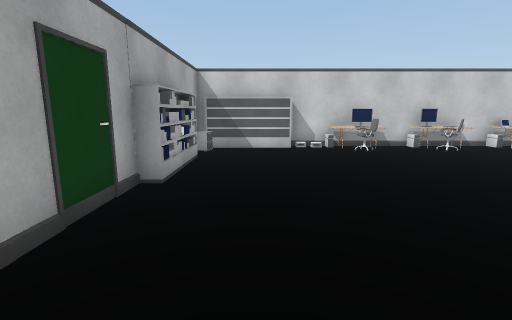
View 1 (above)

15 first-person views from a walk through a 3-D level made in the Unity game engine. The camera is 1.4 m above the floor, tilts 10° down and sees 85° across. The floor is counted in squares, 1 m on a side. Each view is taken from the middle of a square. On the plan, view 1 faces up. The plan holds only what a view shows up to about 14 squares ahead; the rest is blank. Surface patterns are stand-ins for the level's own textures.

View 2
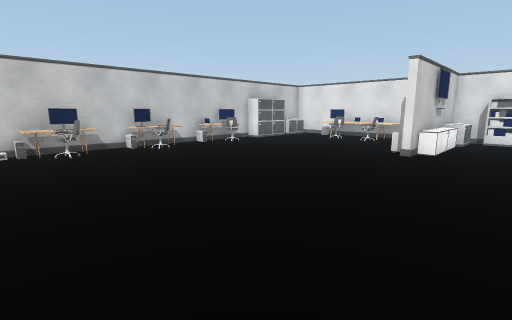

View 3
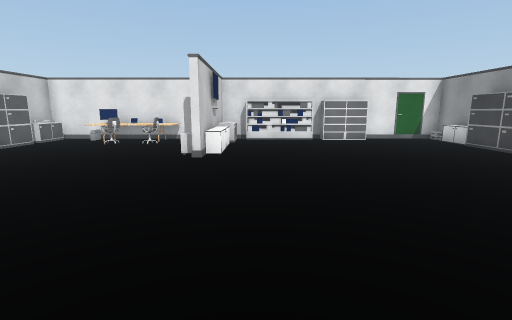

View 4
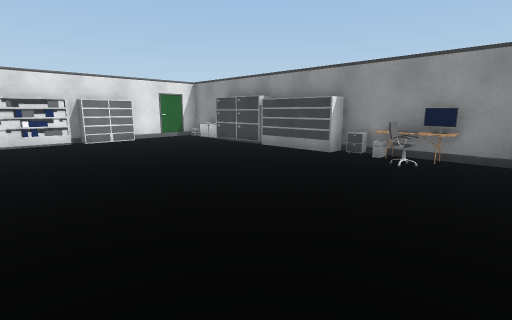

View 5
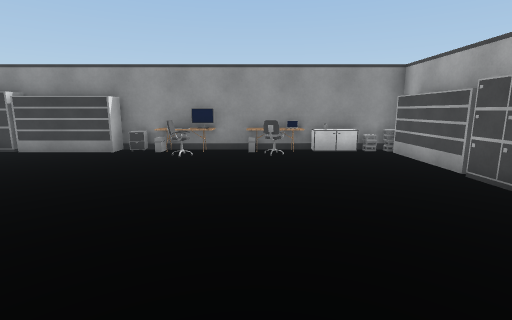

View 6
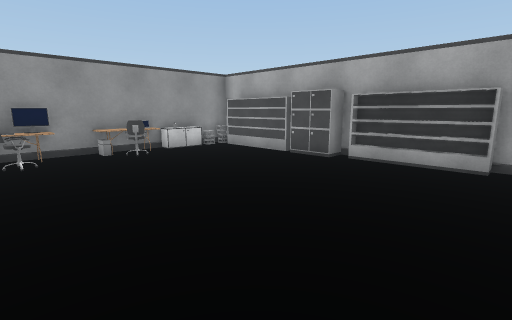

View 7
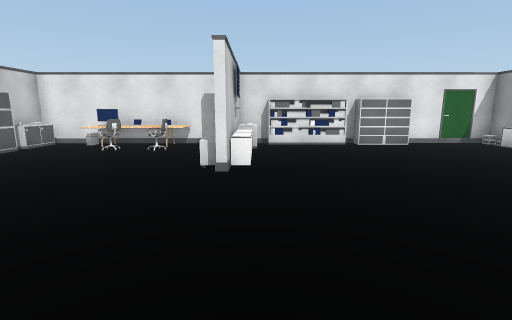

View 8
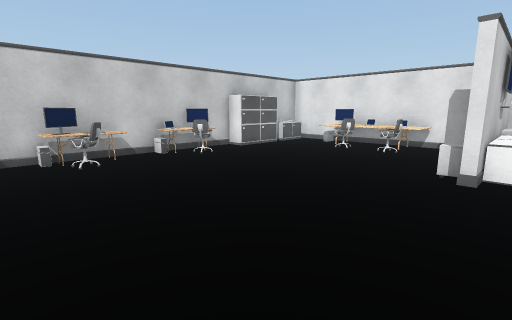

View 9
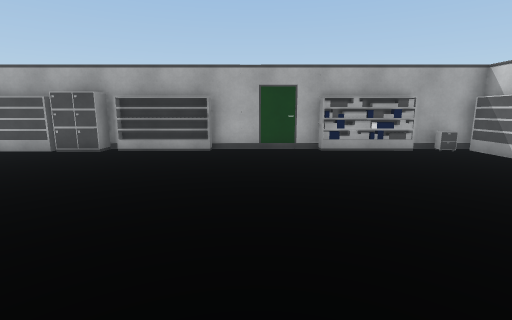

View 10
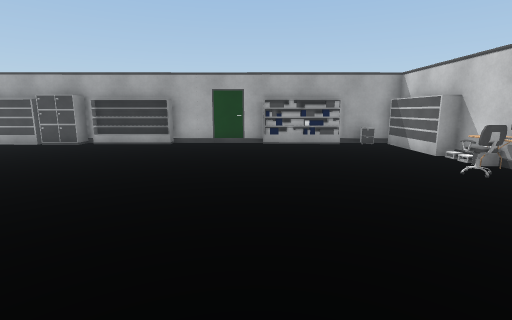

View 11
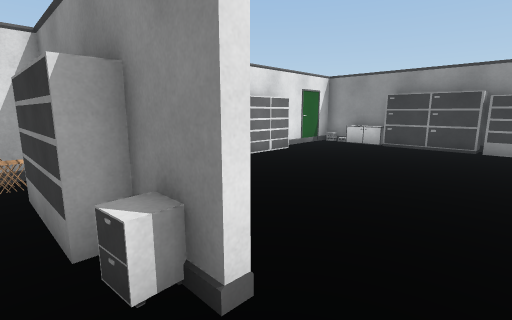

View 12
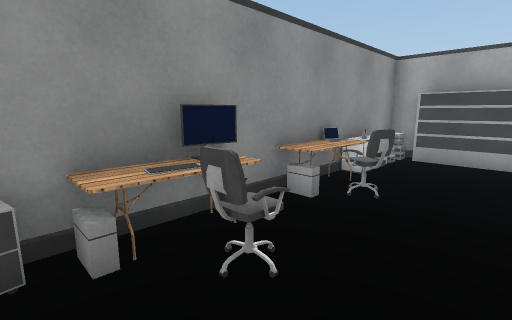

View 13
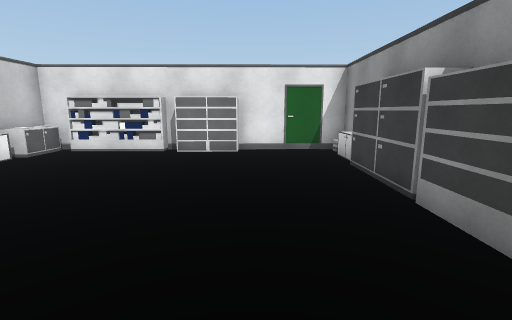

View 14
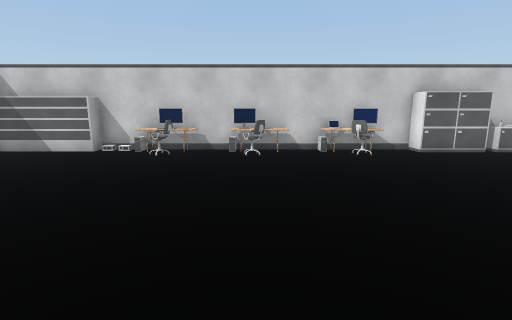

View 15
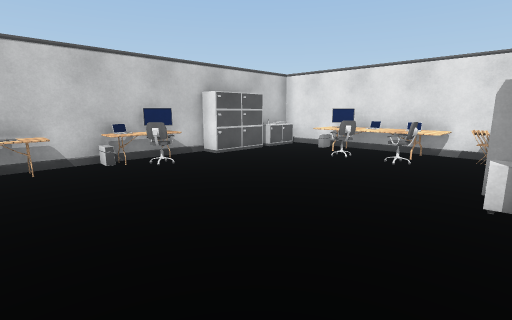

### Floor plan
Points are (right, up) in squares from view 1. A wall is a line through its corners. A room is listed if a view was taken in it or the views show most of it. See-through windows are left out.
Room 1 (views 1, 2, 3, 4, 5, 6, 7, 8, 9, 10, 11, 12, 13, 14, 15)
walls: (12.4, 2.9) (13, 2.9); (13.5, 2.7) (12.4, 2.7); (7.4, -8.2) (8, -8.2); (3.4, -8.2) (4.6, -8.2); (-2.3, 5.3) (-2.3, 1.5); (17.3, 2.7) (15.4, 2.7); (17.2, 3.4) (17.2, 5.5); (9.5, 11.2) (1.4, 11.2); (17.2, -2.4) (17.2, -1.8); (12.5, 11.2) (11.4, 11.2); (17.2, 7.4) (17.2, 11.2); (15.4, -8.2) (17.2, -8.2) (17.2, -4.5); (-1.5, -8.2) (-0.4, -8.2); (-2.3, 11.3) (-2.3, 8.7)
objects: shelf (-2, -7) to (-2, -5); cabinet (-2, -4) to (-2, -3); shelf (-2, -2) to (-2, 1); shelf (-2, 6) to (-2, 8); cabinet (-2, 10); shelf (-1, 11) to (1, 11); cabinet (0, -8); other object (1, -8); laptop (2, -8); chair (2, -7) to (3, -7); table (3, -8); table (3, 10); chair (4, 9); other object (4, 10); monitor (5, -8); chair (5, -7) to (6, -7); keyboard (6, -8); cabinet (7, -8); chair (7, 10); table (8, 10); shelf (9, -8) to (10, -8); chair (10, 10) to (11, 10); laptop (10, 11); monitor (11, 11); cabinet (12, -8) to (14, -8); cabinet (12, 2) to (14, 2); cabinet (12, 3); cabinet (13, 11) to (14, 11); monitor (14, 3); cabinet (15, -8); cabinet (15, 2) to (16, 2); shelf (15, 3); chair (15, 5) to (15, 6); chair (15, 7); chair (16, 4); table (16, 5) to (17, 6); other object (16, 6); other object (16, 7) to (17, 7); monitor (16, 8); table (16, 9); cabinet (16, 10); shelf (17, -4) to (17, -3); shelf (17, -1) to (17, 1); other object (17, 2); other object (17, 4)

Positions as (right, up) in squares from view 1, and headings:
1: (0, 0), facing up
2: (2, 0), facing up-right
3: (3, 1), facing right
4: (3, 1), facing down-right
5: (3, 2), facing down
6: (6, 2), facing down-left
7: (5, 2), facing right
8: (5, 2), facing up-right
9: (8, 3), facing left
10: (10, 5), facing left
11: (10, 4), facing down-right
12: (7, -5), facing down-left
13: (7, -5), facing right
14: (7, 1), facing up
15: (7, 3), facing up-right
